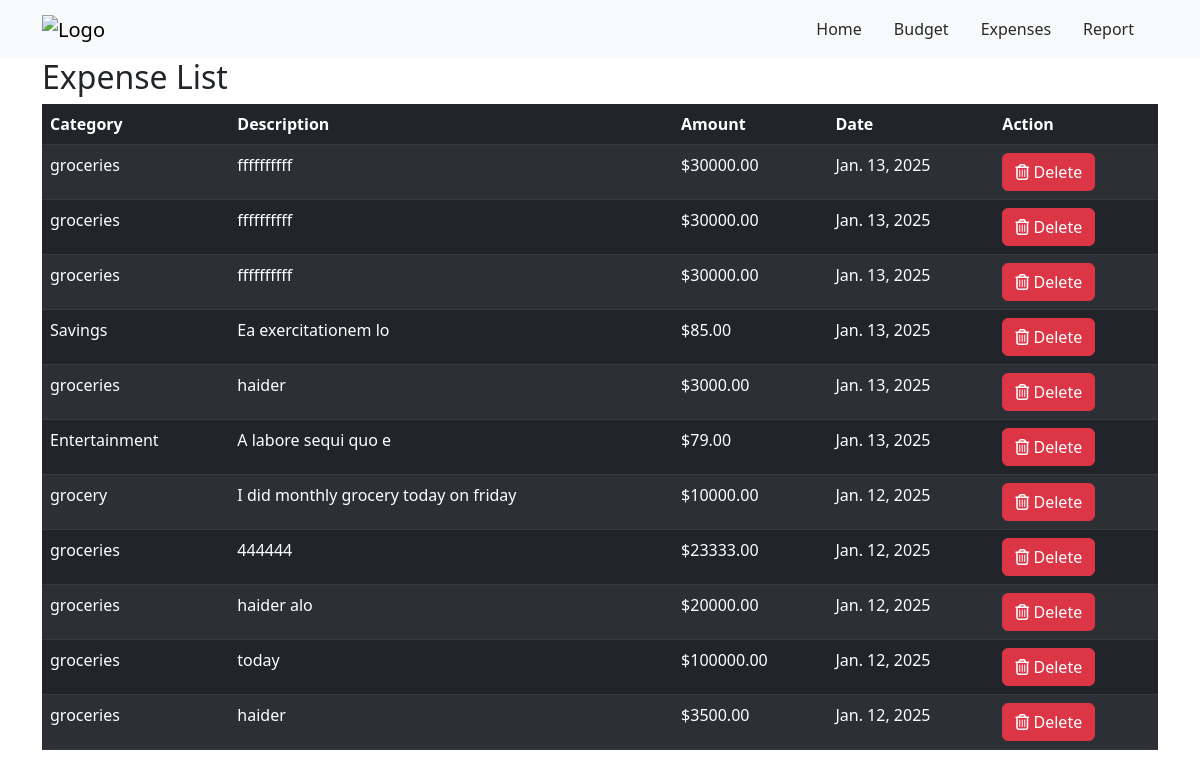
The page /reports on the database as committed earlier.
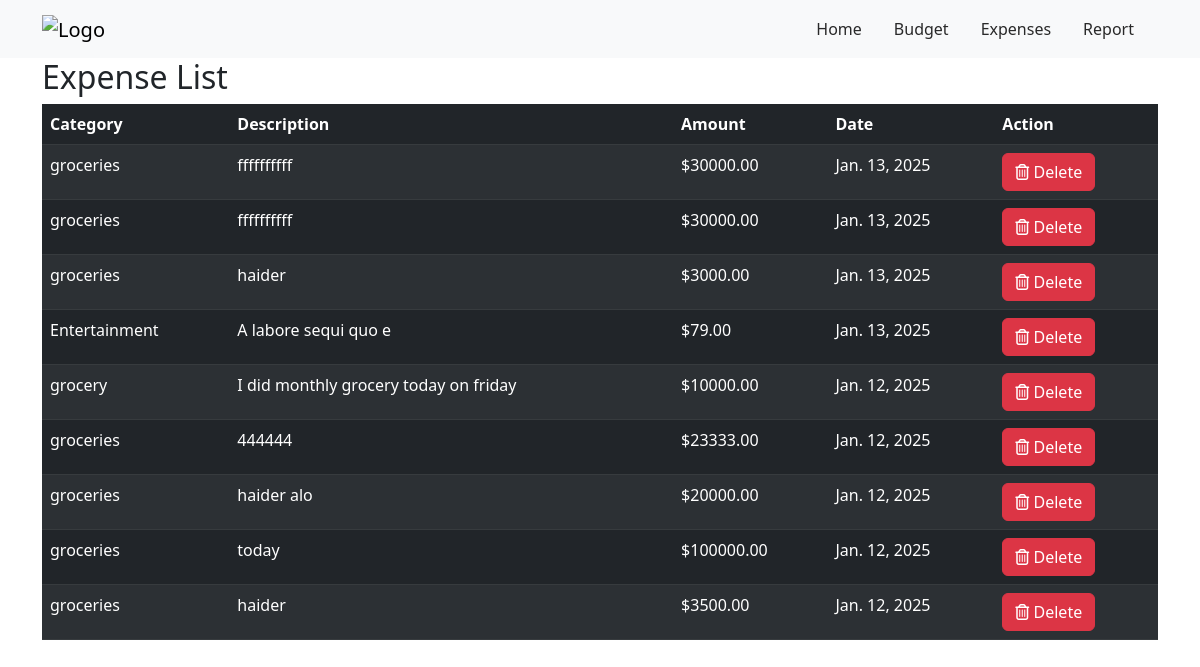
The same page on the database as committed later.
### expenses/models.py (models this page shows, shortened)
class Expense(models.Model):
    CATEGORY_CHOICES = [
        ('grocerries', 'Groceries'),
        ('rent', 'Rent'),
        ('utilities','Utilities'),
        ('entertainment', 'Entertainment'),
        ('savings', 'Savings'),
    ]
    category = models.CharField(max_length=50, choices=CATEGORY_CHOICES)
    description = models.TextField(blank=True, null=True)
    amount = models.DecimalField(max_digits=10, decimal_places=2)
    date = models.DateField(auto_now_add=True)
    class Meta:
        ordering = ['-date']

### expenses/views.py (the view)
# urls.py: path('reports', views.reports, name='reports'),
def reports(request):
    expenses = Expense.objects.all()
    return render(request, 'reports.html', {'expenses': expenses})

### expenses/templates/reports.html (shortened to what this page needs)
<!DOCTYPE html>
<html lang="en">
<head>
    <link href="https://cdn.jsdelivr.net/npm/bootstrap@5.3.0-alpha1/dist/css/bootstrap.min.css" rel="stylesheet">
    <link href="https://cdnjs.cloudflare.com/ajax/libs/font-awesome/6.0.0/css/all.min.css" rel="stylesheet">
</head>
<body>
    <nav class="navbar navbar-expand-lg navbar-light bg-light">
        <div class="container">
            <a class="navbar-brand" href="{% url 'expenses' %}">
                <img src="https://kharcha.pk/wp-content/uploads/2022/05/Frame-56.png" alt="Logo">
            </a>
            <div class="collapse navbar-collapse justify-content-between" id="navbarNav">
                <ul class="navbar-nav custom-navbar ms-auto px-2">
                    <li class="nav-item custom-navlink mx-2">
                        <a class="nav-link active" href="{% url 'index' %}">Home</a>
                    </li>
                    <li class="nav-item custom-navlink mx-2">
                        <a class="nav-link" href="{% url 'budget' %}">Budget</a>
                    </li>
                    <li class="nav-item custom-navlink mx-2">
                        <a class="nav-link" href="{% url 'expenses' %}">Expenses</a>
                    </li>
                    <li class="nav-item custom-navlink mx-2">
                        <a class="nav-link" href="{% url 'reports' %}">Report</a>
                    </li>
                </ul>
            </div>
        </div>
    </nav>
   <section class="container">
    <h2>Expense List</h2>
    <div class="table-responsive">
        <table class="table table-striped table-dark">
            <thead>
                <tr>
                    <th scope="col">Category</th>
                    <th scope="col">Description</th>
                    <th scope="col">Amount</th>
                    <th scope="col" class="no-wrap">Date</th>
                    <th scope="col" class="no-wrap">Action</th>
                </tr>
            </thead>
            <tbody>
                {% for expense in expenses %}
                <tr id="expense-{{ expense.id }}">
                    <td>{{ expense.get_category_display }}</td>
                    <td>{{ expense.description }}</td>
                    <td>${{ expense.amount }}</td>
                    <td class="no-wrap">{{ expense.date }}</td>
                    <td class="no-wrap">
                        <button class="btn btn-danger delete-btn" data-expense-id="{{ expense.id }}">
                            <i class="far fa-trash-alt"></i> Delete
                        </button>
                    </td>
                </tr>
                {% empty %}
                <tr>
                    <td colspan="4" class="text-center">No expenses found</td>
                </tr>
                {% endfor %}
            </tbody>
        </table>
    </div>
</section>
</body>
</html>

### expenses/templates/reports.html (style rules this page uses)
.custom-navbar .nav-item .nav-link { color: #292929; font-size: 16px; }
.navbar-brand img { height: 50px; }

Rows that differ between the two databases and show on the page:
removed Expense: category "groceries", description "ffffffffff", amount "30000.00", date "Jan. 13, 2025"
removed Expense: category "Savings", description "Ea exercitationem lo", amount "85.00", date "Jan. 13, 2025"
